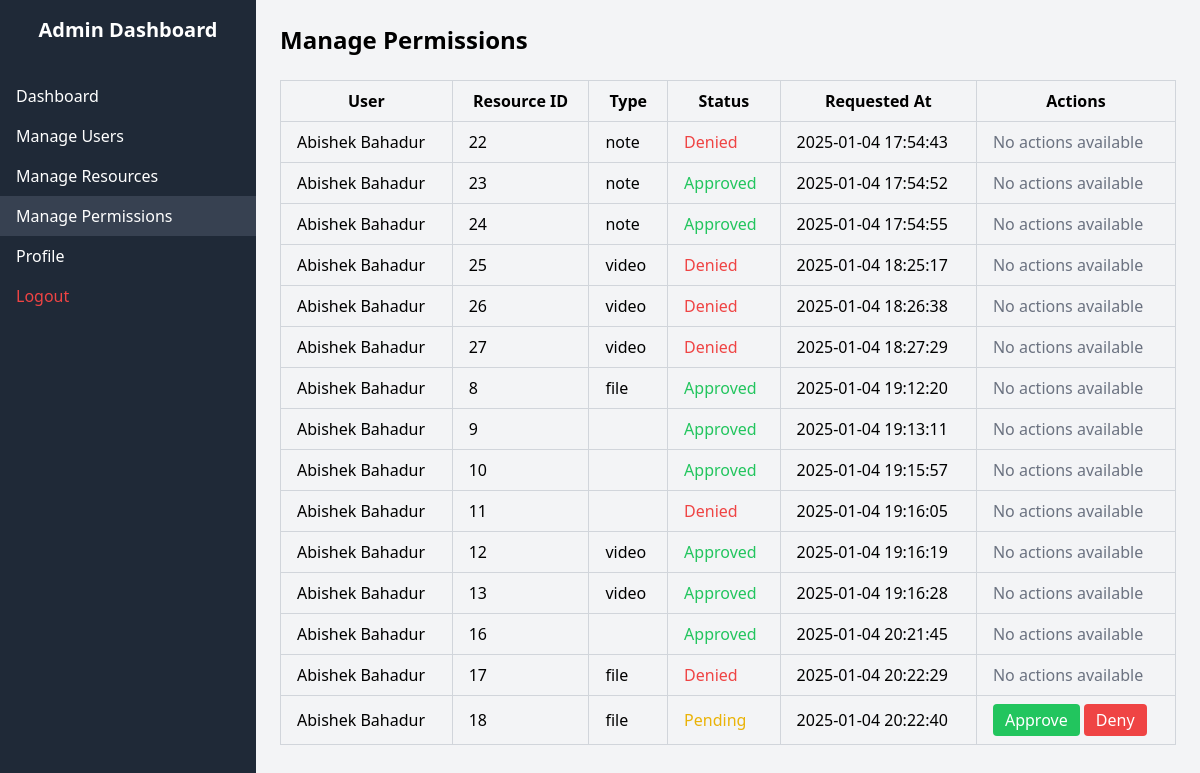
The app's page /pages/admin_permissions.php (signed in) with its own data.
### tables this page shows
CREATE TABLE `permissions` (
  `id` int(11) NOT NULL,
  `user_id` int(11) NOT NULL,
  `resource_id` int(11) NOT NULL,
  `resource_type` enum('note','video','file') NOT NULL,
  `status` enum('pending','approved','denied') DEFAULT 'pending',
  `requested_at` timestamp NOT NULL DEFAULT current_timestamp()
);

CREATE TABLE `register` (
  `id` int(11) NOT NULL,
  `first_name` varchar(255) NOT NULL,
  `last_name` varchar(255) NOT NULL,
  `email` varchar(255) NOT NULL,
  `password` varchar(255) NOT NULL,
  `created_at` timestamp NOT NULL DEFAULT current_timestamp(),
  `role` enum('user','admin') DEFAULT 'user'
);

### pages/admin_permissions.php (the view, shortened to what this page needs)
<?php
require '../db.php';
$sql = "SELECT p.id, r.first_name, r.last_name, p.resource_id, p.resource_type, p.status, p.requested_at
        FROM permissions p
        JOIN register r ON p.user_id = r.id";
$result = $conn->query($sql);
?>
<!DOCTYPE html>
<html lang="en">
<head>
    <script src="https://cdn.tailwindcss.com"></script>
</head>
<body class="bg-gray-100">
    <div class="flex">
        <div class="w-64 bg-gray-800 text-white h-screen">
            <div class="p-4 text-xl font-bold text-center">Admin Dashboard</div>
            <nav class="mt-4">
                <a href="admin_dashboard.php" class="block py-2 px-4 hover:bg-gray-700">Dashboard</a>
                <a href="admin_users.php" class="block py-2 px-4 hover:bg-gray-700">Manage Users</a>
                <a href="admin_resources.php" class="block py-2 px-4 hover:bg-gray-700">Manage Resources</a>
                <a href="admin_permissions.php" class="block py-2 px-4 bg-gray-700">Manage Permissions</a>
                <a href="admin_profile.php" class="block py-2 px-4 hover:bg-gray-700">Profile</a>
                <a href="../index.php" class="block py-2 px-4 text-red-500 hover:bg-gray-700">Logout</a>
            </nav>
        </div>
        <div class="flex-1 p-6">
            <h1 class="text-2xl font-bold mb-6">Manage Permissions</h1>
            <table class="table-auto w-full border-collapse border border-gray-300">
                <thead>
                    <tr>
                        <th class="border border-gray-300 px-4 py-2">User</th>
                        <th class="border border-gray-300 px-4 py-2">Resource ID</th>
                        <th class="border border-gray-300 px-4 py-2">Type</th>
                        <th class="border border-gray-300 px-4 py-2">Status</th>
                        <th class="border border-gray-300 px-4 py-2">Requested At</th>
                        <th class="border border-gray-300 px-4 py-2">Actions</th>
                    </tr>
                </thead>
                <tbody>
                    <?php while ($permission = $result->fetch_assoc()): ?>
                        <tr>
                            <td class="border border-gray-300 px-4 py-2"><?php echo htmlspecialchars($permission['first_name'] . ' ' . $permission['last_name']); ?></td>
                            <td class="border border-gray-300 px-4 py-2"><?php echo $permission['resource_id']; ?></td>
                            <td class="border border-gray-300 px-4 py-2"><?php echo htmlspecialchars($permission['resource_type']); ?></td>
                            <td class="border border-gray-300 px-4 py-2">
                                <?php if ($permission['status'] === 'pending'): ?>
                                    <span class="text-yellow-500">Pending</span>
                                <?php elseif ($permission['status'] === 'approved'): ?>
                                    <span class="text-green-500">Approved</span>
                                <?php elseif ($permission['status'] === 'denied'): ?>
                                    <span class="text-red-500">Denied</span>
                                <?php endif; ?>
                            </td>
                            <td class="border border-gray-300 px-4 py-2"><?php echo $permission['requested_at']; ?></td>
                            <td class="border border-gray-300 px-4 py-2">
                                <?php if ($permission['status'] === 'pending'): ?>
                                    <form action="admin_permissions.php" method="POST" class="inline-block">
                                        <button name="action" value="approve" class="bg-green-500 text-white px-3 py-1 rounded hover:bg-green-600 transition">
                                            Approve
                                        </button>
                                    </form>
                                    <form action="admin_permissions.php" method="POST" class="inline-block">
                                        <button name="action" value="deny" class="bg-red-500 text-white px-3 py-1 rounded hover:bg-red-600 transition">
                                            Deny
                                        </button>
                                    </form>
                                <?php else: ?>
                                    <span class="text-gray-500">No actions available</span>
                                <?php endif; ?>
                            </td>
                        </tr>
                    <?php endwhile; ?>
                </tbody>
            </table>
        </div>
    </div>
</body>
</html>

### records on screen
permissions: user.last_name "Abishek Bahadur", resource "22", resource_type "note", status "Denied", requested_at "2025-01-04 17:54:43"
permissions: user.last_name "Abishek Bahadur", resource "23", resource_type "note", status "Approved", requested_at "2025-01-04 17:54:52"
permissions: user.last_name "Abishek Bahadur", resource "24", resource_type "note", status "Approved", requested_at "2025-01-04 17:54:55"
permissions: user.last_name "Abishek Bahadur", resource "25", resource_type "video", status "Denied", requested_at "2025-01-04 18:25:17"
permissions: user.last_name "Abishek Bahadur", resource "26", resource_type "video", status "Denied", requested_at "2025-01-04 18:26:38"
permissions: user.last_name "Abishek Bahadur", resource "27", resource_type "video", status "Denied", requested_at "2025-01-04 18:27:29"
permissions: user.last_name "Abishek Bahadur", resource "8", resource_type "file", status "Approved", requested_at "2025-01-04 19:12:20"
permissions: user.last_name "Abishek Bahadur", resource "9", status "Approved", requested_at "2025-01-04 19:13:11"
permissions: user.last_name "Abishek Bahadur", resource "10", status "Approved", requested_at "2025-01-04 19:15:57"
permissions: user.last_name "Abishek Bahadur", resource "11", status "Denied", requested_at "2025-01-04 19:16:05"
permissions: user.last_name "Abishek Bahadur", resource "12", resource_type "video", status "Approved", requested_at "2025-01-04 19:16:19"
permissions: user.last_name "Abishek Bahadur", resource "13", resource_type "video", status "Approved", requested_at "2025-01-04 19:16:28"
permissions: user.last_name "Abishek Bahadur", resource "16", status "Approved", requested_at "2025-01-04 20:21:45"
permissions: user.last_name "Abishek Bahadur", resource "17", resource_type "file", status "Denied", requested_at "2025-01-04 20:22:29"
permissions: user.last_name "Abishek Bahadur", resource "18", resource_type "file", status "Pending", requested_at "2025-01-04 20:22:40"
